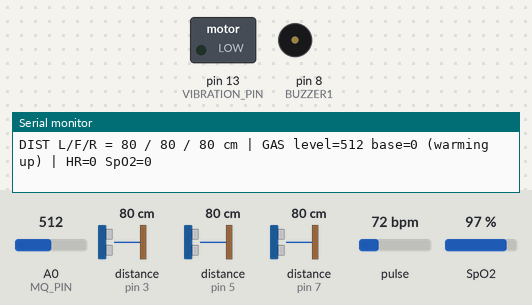
Bench run of a sketch on a simulated Arduino Nano, built with avr-gcc and run on an emulated ATmega328P. Parts: switched loads named in the sketch (green lamp = pin HIGH), buzzer (waves = sounding, pin HIGH), the last lines printed to the serial monitor. Wiring (inferred from the names in the program): 3 × ultrasonic range finder: trigger pin 2, echo pin 3 / trigger pin 4, echo pin 5 / trigger pin 6, echo pin 7. Inputs (shaded band) come from the test bench; at power-on: distance to the obstacle (sensors on pin 3, pin 5, pin 7) 80 cm, A0 (MQ_PIN) = 512, pulse 72 bpm, SpO2 97 %. The echo pulse lasts 58.3 µs per cm; pins used as bus, display or sensor lines are not drawn.

Above: at 1.2 s.
1.3 s: distance to the obstacle (sensor on pin 3) set to 55 cm
2.8 s: distance to the obstacle (sensor on pin 3) set to 48 cm
At 3.07 s:
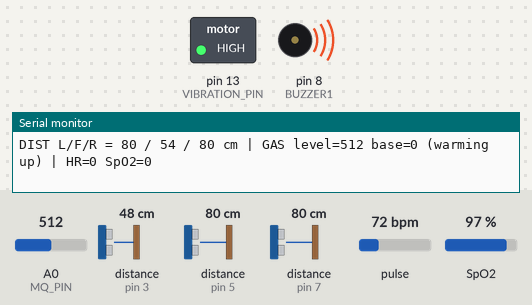
At 4.07 s:
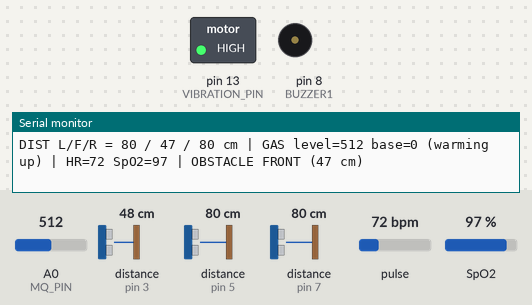
5.8 s: distance to the obstacle (sensor on pin 5) set to 55 cm
8.8 s: distance to the obstacle (sensor on pin 5) set to 48 cm
11.8 s: distance to the obstacle (sensor on pin 7) set to 54 cm
14.8 s: distance to the obstacle (sensor on pin 7) set to 45 cm
Timing chart, 0 to 18.8 s (numbered marks = the images above; inputs shaded):
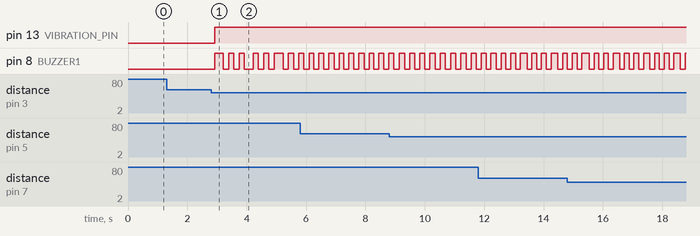

The sketch:

Nano1_SensorNode.ino
```cpp
/*
  Nano1_SensorNode_v3.ino
  Sensor node: 3x ultrasonic, MQ-2 gas, MAX30100 vitals, buzzers, vibration.

  v3 sends the FULL data every second to Nano #2 (SoftwareSerial TX = D11):

    OBST:1,GAS:0,HR:78,SPO2:96,DL:999,DF:34,DR:999,MQ:412,MB:380,OL:0,OF:1,OR:0

    OBST / GAS   overall alert flags (0/1) - same as before
    HR / SPO2    vitals (0 when no finger)
    DL DF DR     distance in cm: Left / Front / Right (999 = nothing in range)
    MQ           gas level (smoothed raw ADC value, 0-1023)
    MB           clean-air baseline (0 while the MQ-2 is still warming up)
    OL OF OR     1 = THAT sensor is under the obstacle threshold

  The buzzers still work exactly as before: any sensor under the threshold
  -> buzzer 1 + vibration; gas over threshold or bad vitals -> buzzer 2.

  SENSOR POSITIONS: set the pins below to match where each sensor is
  really mounted on the helmet (swap the numbers if left/right are wrong).

  Debug text is printed on USB Serial (9600) once per second.
  Thresholds are starting points - tune on the real helmet.
*/

#include <Wire.h>
#include "MAX30100_PulseOximeter.h"
#include <SoftwareSerial.h>

// ---- Ultrasonic sensor positions (edit pins to match your wiring) ----
#define TRIG_FRONT 2
#define ECHO_FRONT 3
#define TRIG_LEFT  4
#define ECHO_LEFT  5
#define TRIG_RIGHT 6
#define ECHO_RIGHT 7
#define OBSTACLE_THRESHOLD_CM 50
#define ECHO_TIMEOUT_US 6000UL   // ~1 m max range, keeps each read short

#define MQ_PIN A0
#define GAS_MARGIN 150           // ADC counts above the clean-air baseline
#define GAS_HYSTERESIS 40        // must fall this far below the margin to clear
#define GAS_WARMUP_MS 30000UL    // MQ-2 heater warm-up before taking baseline

#define BUZZER1 8
#define BUZZER2 9
#define VIBRATION_PIN 13

#define VITALS_STALE_MS 5000UL   // reading older than this = no finger
#define VITALS_SETTLE_MS 10000UL // vitals must be valid this long before alerting
#define HEALTH_BAD_SECONDS 3     // abnormal for this many seconds in a row

SoftwareSerial toNano2(10, 11); // RX, TX (only TX used)

PulseOximeter pox;
int lastHR = 0, lastSpO2 = 0;
unsigned long lastValidVitals = 0;
unsigned long validSince = 0;
byte healthBadCount = 0;
bool healthAlert = false;

int mqBaseline = 0;
float mqSmooth = 0;
bool gasReady = false;
bool gasAlert = false;
unsigned long gasStart = 0;

// index 0 = LEFT, 1 = FRONT, 2 = RIGHT
long dist[3] = {999, 999, 999};
byte obstCnt[3] = {0, 0, 0};
bool obst[3] = {false, false, false};
const char* SIDE_NAME[3] = {"LEFT", "FRONT", "RIGHT"};

unsigned long lastSend = 0;

void onBeatDetected() {}

// Wait without starving the MAX30100.
void waitWithUpdate(unsigned long ms) {
  unsigned long t = millis();
  while (millis() - t < ms) pox.update();
}

long readDistance(int trigPin, int echoPin) {
  digitalWrite(trigPin, LOW);
  delayMicroseconds(2);
  digitalWrite(trigPin, HIGH);
  delayMicroseconds(10);
  digitalWrite(trigPin, LOW);
  long duration = pulseIn(echoPin, HIGH, ECHO_TIMEOUT_US);
  if (duration == 0) return 999; // no echo -> "far away"
  return duration / 58;          // microseconds -> cm
}

void updateVitals() {
  pox.update();
  float hr = pox.getHeartRate();
  float sp = pox.getSpO2();
  if (hr >= 30 && hr <= 220 && sp >= 50 && sp <= 100) {
    lastHR = (int)hr;
    lastSpO2 = (int)sp;
    lastValidVitals = millis();
    if (validSince == 0) validSince = millis();
  }
}

bool vitalsFresh() {
  return lastValidVitals != 0 && (millis() - lastValidVitals) < VITALS_STALE_MS;
}

void calibrateGas() {
  long sum = 0;
  for (int i = 0; i < 20; i++) { sum += analogRead(MQ_PIN); waitWithUpdate(50); }
  mqBaseline = sum / 20;
  gasReady = true;
}

// Buzzer 1 (active, obstacle): beep-beep pattern.
unsigned long buzzer1LastToggle = 0;
bool buzzer1State = false;
#define BUZZER1_BEEP_INTERVAL 150

// Buzzer 2 (passive, gas/health): two-tone siren.
unsigned long buzzer2LastToggle = 0;
bool buzzer2High = false;
#define BUZZER2_TONE_LOW 600
#define BUZZER2_TONE_HIGH 1200
#define BUZZER2_SIREN_INTERVAL 400

void updateBuzzers(bool obstacleAlert, bool gasAl, bool healthAl) {
  if (obstacleAlert) {
    if (millis() - buzzer1LastToggle > BUZZER1_BEEP_INTERVAL) {
      buzzer1LastToggle = millis();
      buzzer1State = !buzzer1State;
      digitalWrite(BUZZER1, buzzer1State ? HIGH : LOW);
    }
  } else {
    digitalWrite(BUZZER1, LOW);
    buzzer1State = false;
  }

  if (gasAl || healthAl) {
    if (millis() - buzzer2LastToggle > BUZZER2_SIREN_INTERVAL) {
      buzzer2LastToggle = millis();
      buzzer2High = !buzzer2High;
      tone(BUZZER2, buzzer2High ? BUZZER2_TONE_HIGH : BUZZER2_TONE_LOW);
    }
  } else {
    noTone(BUZZER2);
    buzzer2High = false;
  }
}

void setup() {
  Serial.begin(9600);
  toNano2.begin(9600);

  pinMode(TRIG_LEFT, OUTPUT);  pinMode(ECHO_LEFT, INPUT);
  pinMode(TRIG_FRONT, OUTPUT); pinMode(ECHO_FRONT, INPUT);
  pinMode(TRIG_RIGHT, OUTPUT); pinMode(ECHO_RIGHT, INPUT);
  pinMode(BUZZER1, OUTPUT);
  pinMode(BUZZER2, OUTPUT);
  pinMode(VIBRATION_PIN, OUTPUT);

  if (!pox.begin()) Serial.println("MAX30100 FAILED");
  pox.setOnBeatDetectedCallback(onBeatDetected);
  // Optional: if HR/SpO2 stay noisy or saturated, try a lower LED current:
  // pox.setIRLedCurrent(MAX30100_LED_CURR_7_6MA);

  mqSmooth = analogRead(MQ_PIN);
  gasStart = millis(); // gas baseline is taken later, after warm-up
}

void loop() {
  updateVitals();

  if (!gasReady && millis() - gasStart >= GAS_WARMUP_MS) calibrateGas();

  dist[0] = readDistance(TRIG_LEFT,  ECHO_LEFT);  waitWithUpdate(10);
  dist[1] = readDistance(TRIG_FRONT, ECHO_FRONT); waitWithUpdate(10);
  dist[2] = readDistance(TRIG_RIGHT, ECHO_RIGHT); waitWithUpdate(10);

  bool obstacleAlert = false;
  for (int i = 0; i < 3; i++) {
    if (dist[i] < OBSTACLE_THRESHOLD_CM) { if (obstCnt[i] < 255) obstCnt[i]++; }
    else obstCnt[i] = 0;
    obst[i] = (obstCnt[i] >= 2); // 2 hits in a row, avoids single-echo glitches
    if (obst[i]) obstacleAlert = true;
  }

  int mqRaw = analogRead(MQ_PIN);
  mqSmooth = mqSmooth * 0.9 + mqRaw * 0.1;
  if (gasReady) {
    if (!gasAlert && mqSmooth > mqBaseline + GAS_MARGIN) gasAlert = true;
    else if (gasAlert && mqSmooth < mqBaseline + GAS_MARGIN - GAS_HYSTERESIS) gasAlert = false;
  }

  updateBuzzers(obstacleAlert, gasAlert, healthAlert);
  digitalWrite(VIBRATION_PIN, (obstacleAlert || gasAlert || healthAlert) ? HIGH : LOW);

  if (millis() - lastSend >= 1000) {
    lastSend = millis();

    if (!vitalsFresh()) { validSince = 0; lastHR = 0; lastSpO2 = 0; }
    bool vitalsOK = vitalsFresh() && validSince != 0 &&
                    (millis() - validSince) > VITALS_SETTLE_MS;
    if (vitalsOK && (lastHR < 50 || lastHR > 120 || lastSpO2 < 90)) {
      if (healthBadCount < 255) healthBadCount++;
    } else {
      healthBadCount = 0;
    }
    healthAlert = (healthBadCount >= HEALTH_BAD_SECONDS);

    char line[100];
    snprintf(line, sizeof(line),
             "OBST:%d,GAS:%d,HR:%d,SPO2:%d,DL:%ld,DF:%ld,DR:%ld,MQ:%d,MB:%d,OL:%d,OF:%d,OR:%d",
             obstacleAlert ? 1 : 0, gasAlert ? 1 : 0, lastHR, lastSpO2,
             dist[0], dist[1], dist[2], (int)mqSmooth, mqBaseline,
             obst[0] ? 1 : 0, obst[1] ? 1 : 0, obst[2] ? 1 : 0);
    toNano2.println(line);

    // Human-readable debug on USB Serial
    Serial.print("DIST L/F/R = ");
    Serial.print(dist[0]); Serial.print(" / ");
    Serial.print(dist[1]); Serial.print(" / ");
    Serial.print(dist[2]); Serial.print(" cm");
    Serial.print(" | GAS level="); Serial.print((int)mqSmooth);
    Serial.print(" base="); Serial.print(mqBaseline);
    Serial.print(gasReady ? "" : " (warming up)");
    Serial.print(" | HR="); Serial.print(lastHR);
    Serial.print(" SpO2="); Serial.print(lastSpO2);
    for (int i = 0; i < 3; i++) {
      if (obst[i]) {
        Serial.print(" | OBSTACLE "); Serial.print(SIDE_NAME[i]);
        Serial.print(" ("); Serial.print(dist[i]); Serial.print(" cm)");
      }
    }
    if (gasAlert) Serial.print(" | GAS ALERT");
    if (healthAlert) Serial.print(" | HEALTH ALERT");
    Serial.println();
  }
}
```

Measured:
- the behaviour switches between 51 and 50 cm on distance to the obstacle (sensor on pin 3) (found by bisection; images 0 and 1)
- after the input at 2.8 s, pin 13 (VIBRATION_PIN): LOW → HIGH after 0.12 s; pin 8 (BUZZER1): LOW → HIGH after 0.12 s, → LOW 0.30 s later, → HIGH 0.18 s later, → LOW 0.18 s later, … (15 changes in this stretch)
